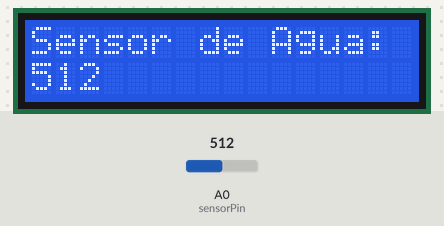
Bench run of a sketch on a simulated Arduino Uno, built with avr-gcc and run on an emulated ATmega328P. Parts: 16×2 character LCD. The inputs (shaded band) are chosen by the test bench; at power-on: A0 (sensorPin) = 512. What the sketch prints to the serial monitor is not drawn.

Above: at 3.2 s.
3.3 s: A0 (sensorPin) set to 716
At 4.5 s:
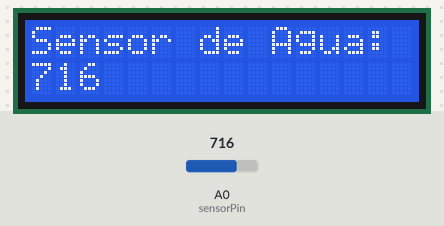
5.1 s: A0 (sensorPin) set to 900
At 5.7 s:
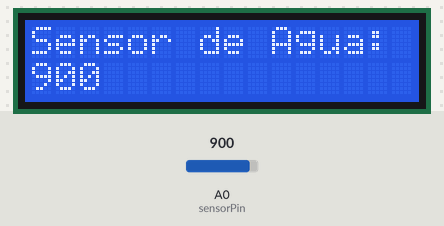
6.7 s: A0 (sensorPin) set to 1023
At 8.1 s:
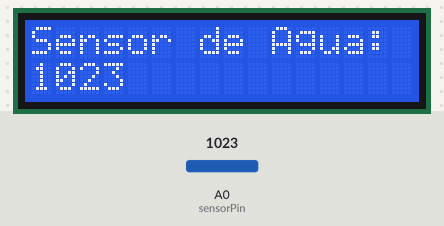
Timing chart, 0 to 9.7 s (numbered marks = the images above; inputs shaded):
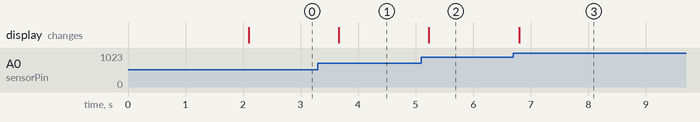

The sketch:

sensor_agua_con_display.ino
```cpp
#include <Wire.h>
#include <LiquidCrystal_I2C.h>

// Define el pin al que está conectado el sensor de agua.
const int sensorPin = A0; // Pin analógico A0

// Variable para almacenar el valor leído del sensor.
int sensorValue = 0;

// Configura la dirección I2C del display LCD (ajusta la dirección según el escaneo).
LiquidCrystal_I2C lcd(0x27, 16, 2); // Cambia 0x27 por la dirección correcta si es diferente.

void setup()
{
    // Inicializa la comunicación serie a 9600 baudios.
    Serial.begin(9600);

    // Inicializa el display LCD con 16 columnas y 2 filas.
    lcd.init();
    lcd.backlight(); // Enciende la luz de fondo del LCD.

    // Mensaje de bienvenida para verificar que el LCD funciona.
    lcd.setCursor(0, 0);
    lcd.print("Iniciando...");
    delay(2000); // Espera 2 segundos para mostrar el mensaje de bienvenida.
    lcd.clear();
}

void loop()
{
    // Lee el valor del sensor de agua.
    sensorValue = analogRead(sensorPin);

    // Imprime el valor leído en el monitor serie.
    Serial.print("Valor del sensor de agua: ");
    Serial.println(sensorValue);

    // Muestra el valor en el display LCD.
    lcd.clear();
    lcd.setCursor(0, 0); // Coloca el cursor en la primera línea.
    lcd.print("Sensor de Agua:");
    lcd.setCursor(0, 1); // Coloca el cursor en la segunda línea.
    lcd.print(sensorValue);

    // Espera 500 milisegundos antes de la siguiente lectura.
    delay(500);
}
```

Measured:
- after the input at 3.3 s, the display: changes after 0.37 s (image 1)
- after the input at 5.1 s, the display: changes after 0.13 s (image 2)
- after the input at 6.7 s, the display: changes after 0.10 s (image 3)
